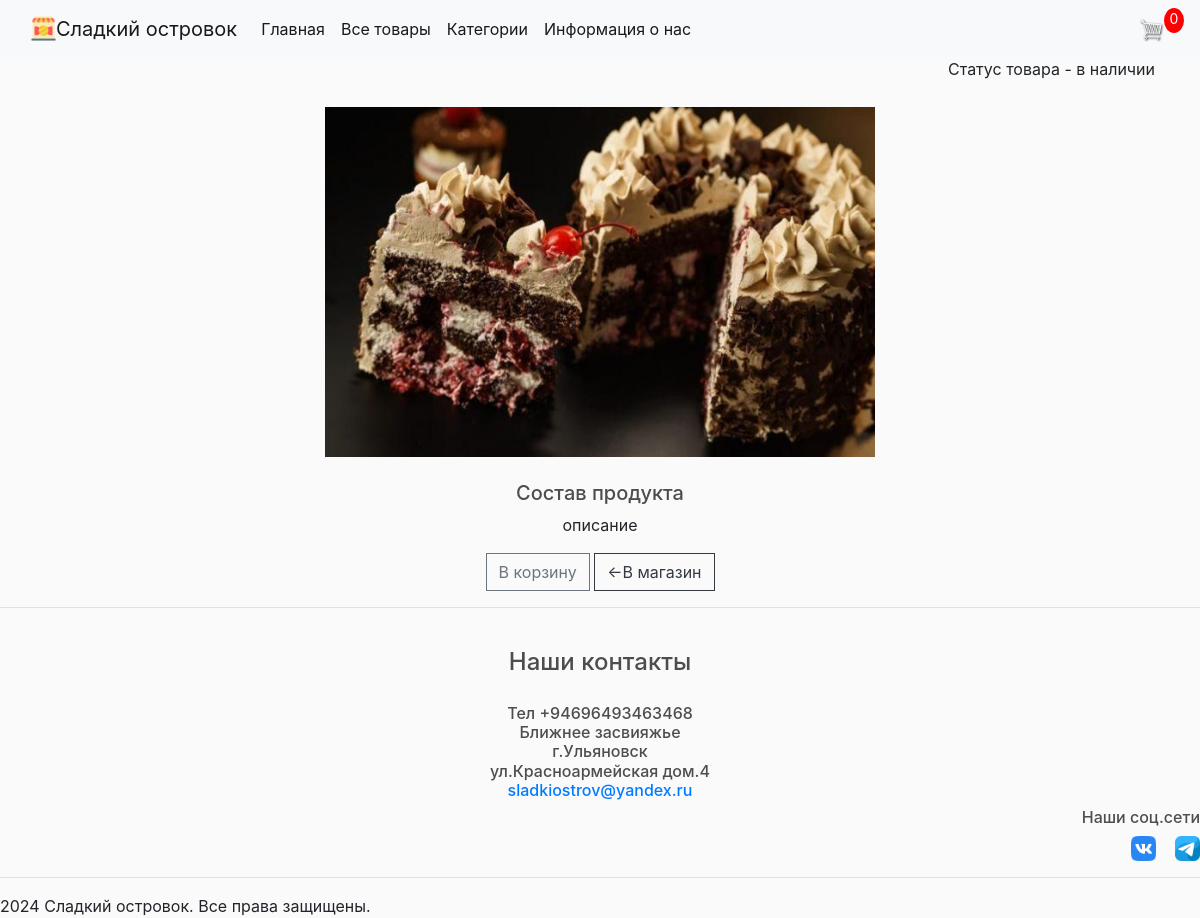
Page /description_page/5 on the earlier database version.
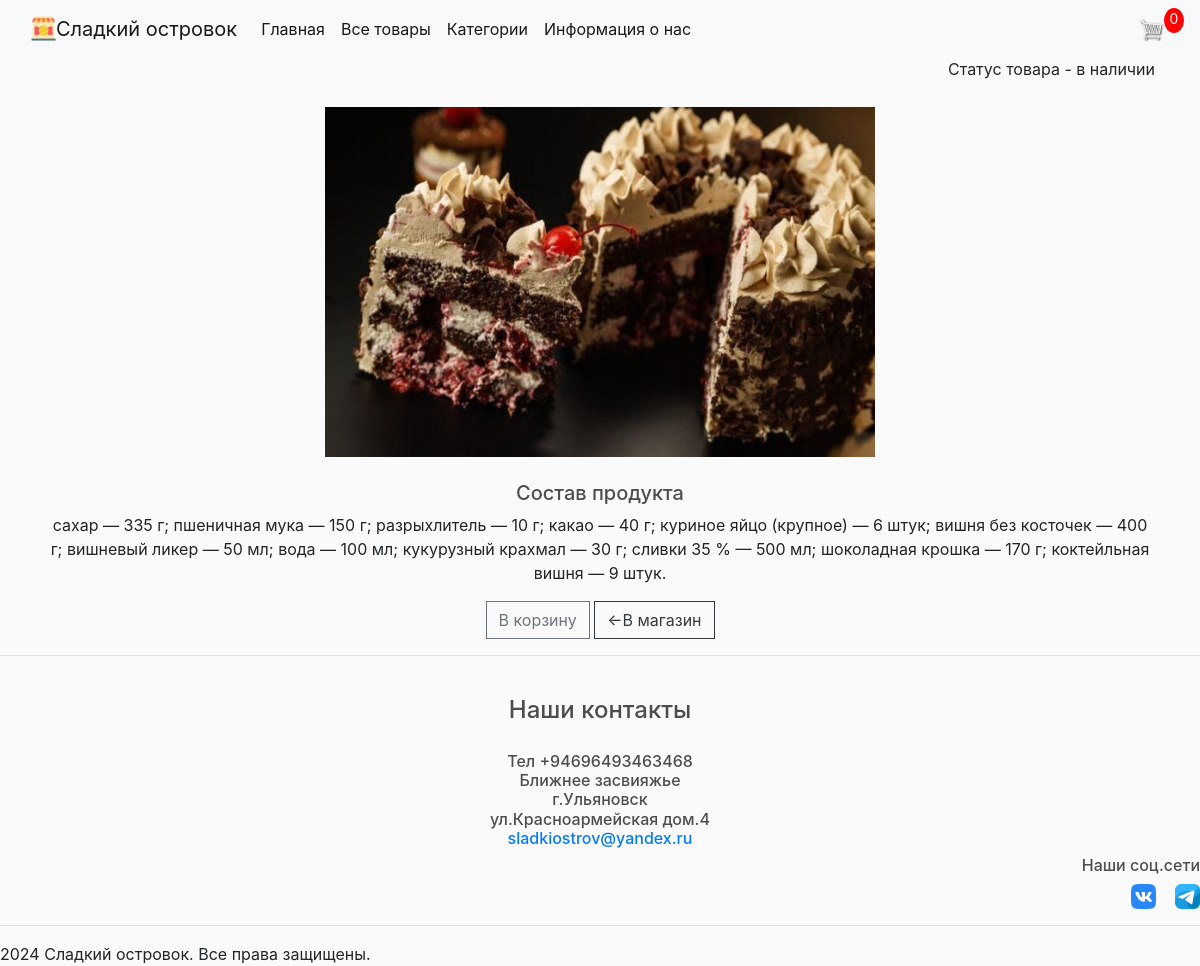
Same page on the later database version.
### store/models.py (models this page shows, shortened)
class Product(models.Model):
    name = models.CharField(max_length=200, null=True)
    price = models.DecimalField(max_digits=7, decimal_places=2)
    digital = models.BooleanField(default=False, null=True, blank=False)
    image = models.ImageField(null=True, blank=True)
    category = models.ForeignKey('Category', on_delete=models.SET_NULL, null=True)  # SET_NULL временно
    description = models.TextField(default='описание')
    @property
    def imageURL(self):
        try:
            url = self.image.url
        except:
            url = ''
        return url

### store/views.py (the view)
# urls.py: path('description_page/<int:product_id>', views.description_page, name="description_page"),
def description_page(request, product_id):
    data = cartData(request)
    cartItems = data['cartItems']
    item = Product.objects.get(id=product_id)
    return render(request, 'store/description_page.html', {'item': item, 'cartItems': cartItems})

### store/utils.py (called while the page is built, shortened)
def cookieCart(request):
    try:
        cart = json.loads(request.COOKIES['cart'])
    except:
        cart = {}
    print('Cart:', cart)
    items = []
    order = {'get_cart_total': 0, 'get_cart_items': 0, 'shipping': False}
    cartItems = order['get_cart_items']
    return {'cartItems': cartItems, 'order': order, 'items': items}

def cartData(request):
    if request.user.is_authenticated:
        customer = request.user.customer
        order, created = Order.objects.get_or_create(customer=customer, complete=False)
        items = order.orderitem_set.all()
        cartItems = order.get_cart_items
    else:
        cookieData = cookieCart(request)
        cartItems = cookieData['cartItems']
        order = cookieData['order']
        items = cookieData['items']
    return {'cartItems': cartItems, 'order': order, 'items': items}

### store/templates/store/description_page.html
{% extends 'store/main.html' %}
{% block content %}
<div style="text-align:right"><p>Статус товара - в наличии</p></div>
    <div class="row">
        <div align="center" class="col-lg-12">
            <img src="{{item.imageURL}}" width="550px" height="350px">
        </div>
    </div>
<br>
<h5 style="text-align:center">Состав продукта</h5>
 <p align="right" style="text-align:center">{{ item.description}}</p>
<div style="text-align:center">
<button data-product="{{item.id}}" data-action="add" class="btn btn-outline-secondary add-btn update-cart">В корзину</button>
    <a class="btn btn-outline-dark" href="{% url 'store' %}">&#x2190В магазин</a>
</div>
{% endblock content %}

Differences in the rows shown:
changed Product: description "описание" → "сахар — 335 г; пшеничная мука — 150 г; разрыхлитель — 10 г; какао — 40 г; куриное яйцо (крупное) — 6 штук; вишня без косточек — 400 г; вишневый ликер — 50 мл; вода — 100 мл; кукурузный крахмал — 30 г; сливки 35 % — 500 мл; шоколадная крошка — 170 г; коктейльная вишня — 9 штук."
